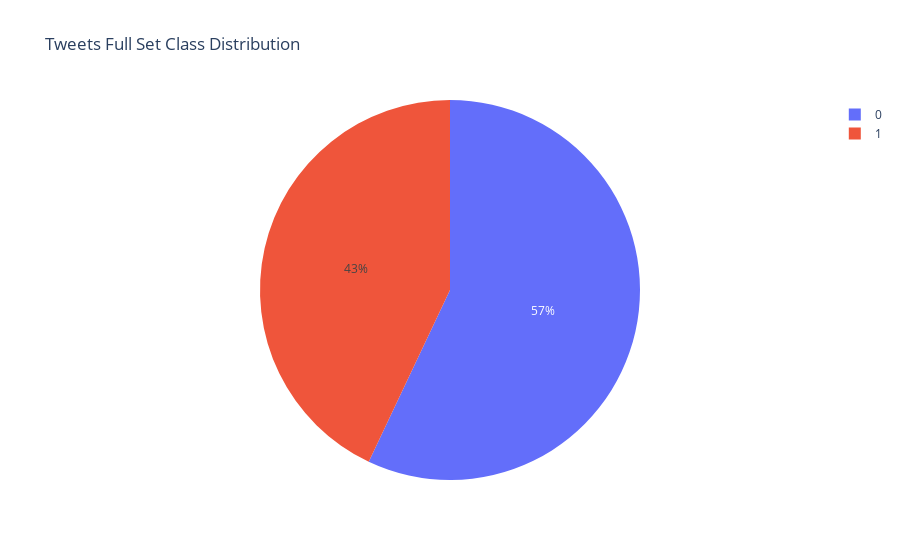

Notebook cell for this chart:
### Markdown cell above
### Load Evaluation Dataset

### Code cell
hf_access_token = os.environ["HF_TOKEN"]
tweets_full_set = load_dataset("venetis/disaster_tweets")["train"].to_pandas()
display(tweets_full_set)
display(px.pie(tweets_full_set, names="target", title="Tweets Full Set Class Distribution").show())

tweets_downsample = pd.concat([
    tweets_full_set[tweets_full_set["target"] == 1].sample(500),
    tweets_full_set[tweets_full_set["target"] == 0].sample(500)
]).sample(frac=1).reset_index(drop=True)

### Figure 1 — Plotly figure (JSON) as saved in the notebook; plotly's stock layout.template omitted (floating-point values rounded to 4 significant figures; data arrays with more than 128 entries replaced by an {"elided": "..."} marker saying what was removed)
{"data": [{"domain": {"x": [0, 1], "y": [0, 1]}, "hovertemplate": "target=%{label}<extra></extra>", "labels": {"elided": "7613 int values"}, "legendgroup": "", "name": "", "showlegend": true, "type": "pie"}], "layout": {"legend": {"tracegroupgap": 0}, "title": {"text": "Tweets Full Set Class Distribution"}}}
